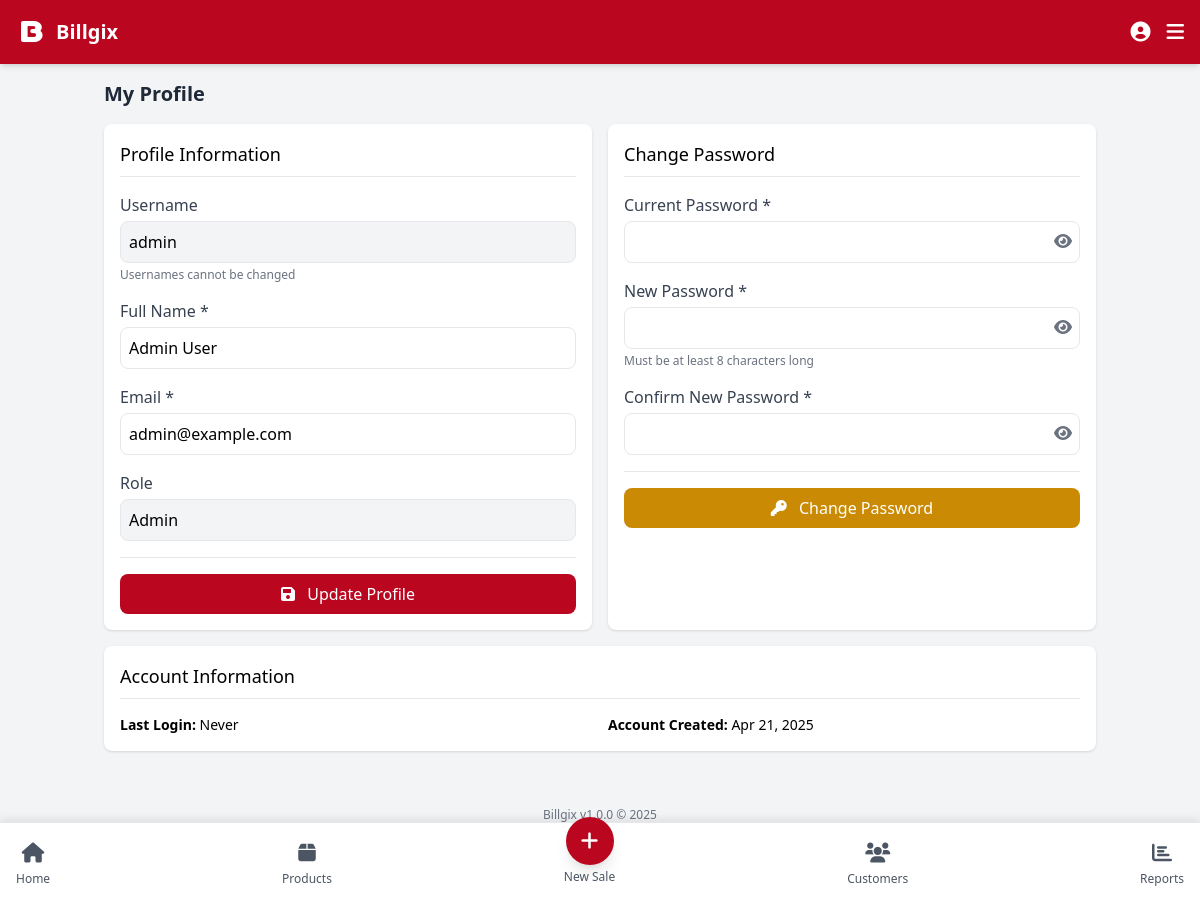
The app's page /profile.php (signed in) with its own data.
### tables this page shows
CREATE TABLE IF NOT EXISTS users (
    id INT AUTO_INCREMENT PRIMARY KEY,
    username VARCHAR(50) NOT NULL UNIQUE,
    password VARCHAR(255) NOT NULL,
    name VARCHAR(100) NOT NULL,
    email VARCHAR(100),
    role ENUM('admin', 'manager', 'staff') NOT NULL DEFAULT 'staff',
    active BOOLEAN NOT NULL DEFAULT TRUE,
    lastLogin DATETIME,
    resetToken VARCHAR(100) NULL,
    resetExpiry DATETIME NULL,
    createdAt DATETIME NOT NULL,
    updatedAt DATETIME
);

### includes/functions.php (called while the page is built, shortened)
<?php
require_once 'db.php';
function isLoggedIn() {
    return isset($_SESSION['user_id']);
}
function getCurrentUserId() {
    return $_SESSION['user_id'] ?? null;
}
function getCurrentUser() {
    global $db;
    $user = $db->select("SELECT id, username, name, email, role FROM users WHERE id = :id",
                        ['id' => $_SESSION['user_id']]);
    return $user[0] ?? null;
}

### includes/db.php (called while the page is built, shortened)
<?php
class Database {
    private $conn;
    public function __construct() {
        try {
            $this->conn = new PDO(
                "mysql:host=" . DB_HOST . ";dbname=" . DB_NAME,
                DB_USER,
                DB_PASS,
                array(PDO::ATTR_ERRMODE => PDO::ERRMODE_EXCEPTION)
            );
        } catch(PDOException $e) {
            echo "Connection Error: " . $e->getMessage();
            exit;
        }
    }
    public function query($sql, $params = []) {
        $stmt = $this->conn->prepare($sql);
        $stmt->execute($params);
        return $stmt;
    }
    public function select($sql, $params = []) {
        $stmt = $this->query($sql, $params);
        return $stmt->fetchAll(PDO::FETCH_ASSOC);
    }
}
$db = new Database();
?>

### profile.php (the view, shortened to what this page needs)
<?php
if (!isset($basePath)) {
    $basePath = '';
}
require_once 'includes/functions.php';
$userId = getCurrentUserId();
$currentUser = getCurrentUser();
require_once 'includes/db.php';
$db = new Database();
include 'includes/header.php';
?>
<div class="mb-6">
    <h2 class="text-xl font-bold text-gray-800 mb-4">My Profile</h2>
    <div class="grid grid-cols-1 md:grid-cols-2 gap-4">
        <div class="bg-white rounded-lg shadow p-4">
            <h3 class="text-lg font-medium border-b pb-2 mb-4">Profile Information</h3>
            <form method="POST" class="space-y-4">
                <div>
                    <label for="username" class="block text-gray-700 font-medium mb-1">Username</label>
                    <input type="text" id="username" class="w-full p-2 border rounded-lg bg-gray-100" value="<?= $currentUser['username'] ?>" disabled readonly>
                    <p class="text-xs text-gray-500 mt-1">Usernames cannot be changed</p>
                </div>
                <div>
                    <label for="name" class="block text-gray-700 font-medium mb-1">Full Name *</label>
                    <input type="text" id="name" name="name" class="w-full p-2 border rounded-lg focus:outline-none focus:ring-2 focus:ring-red-900" required value="<?= $currentUser['name'] ?>">
                </div>
                <div>
                    <label for="email" class="block text-gray-700 font-medium mb-1">Email *</label>
                    <input type="email" id="email" name="email" class="w-full p-2 border rounded-lg focus:outline-none focus:ring-2 focus:ring-red-900" required value="<?= $currentUser['email'] ?>">
                </div>
                <div>
                    <label for="role" class="block text-gray-700 font-medium mb-1">Role</label>
                    <input type="text" id="role" class="w-full p-2 border rounded-lg bg-gray-100" value="<?= ucfirst($currentUser['role']) ?>" disabled readonly>
                </div>
                <div class="pt-4 border-t">
                    <button type="submit" name="update_profile" class="w-full bg-red-900 text-white py-2 px-4 rounded-lg hover:bg-red-900 transition">
                        <i class="fas fa-save mr-2"></i> Update Profile
                    </button>
                </div>
            </form>
        </div>
        <div class="bg-white rounded-lg shadow p-4">
            <h3 class="text-lg font-medium border-b pb-2 mb-4">Change Password</h3>
            <form method="POST" class="space-y-4">
                <div>
                    <label for="current_password" class="block text-gray-700 font-medium mb-1">Current Password *</label>
                    <div class="relative">
                        <input type="password" id="current_password" name="current_password" class="w-full p-2 border rounded-lg focus:outline-none focus:ring-2 focus:ring-red-900" required>
                        <button type="button" class="absolute right-2 top-2 text-gray-500" onclick="togglePasswordVisibility('current_password')">
                            <i id="current_password-icon" class="fas fa-eye"></i>
                        </button>
                    </div>
                </div>
                <div>
                    <label for="new_password" class="block text-gray-700 font-medium mb-1">New Password *</label>
                    <div class="relative">
                        <input type="password" id="new_password" name="new_password" class="w-full p-2 border rounded-lg focus:outline-none focus:ring-2 focus:ring-red-900" required minlength="8">
                        <button type="button" class="absolute right-2 top-2 text-gray-500" onclick="togglePasswordVisibility('new_password')">
                            <i id="new_password-icon" class="fas fa-eye"></i>
                        </button>
                    </div>
                    <p class="text-xs text-gray-500 mt-1">Must be at least 8 characters long</p>
                </div>
                <div>
                    <label for="confirm_password" class="block text-gray-700 font-medium mb-1">Confirm New Password *</label>
                    <div class="relative">
                        <input type="password" id="confirm_password" name="confirm_password" class="w-full p-2 border rounded-lg focus:outline-none focus:ring-2 focus:ring-red-900" required minlength="8">
                        <button type="button" class="absolute right-2 top-2 text-gray-500" onclick="togglePasswordVisibility('confirm_password')">
                            <i id="confirm_password-icon" class="fas fa-eye"></i>
                        </button>
                    </div>
                </div>
                <div class="pt-4 border-t">
                    <button type="submit" name="change_password" class="w-full bg-yellow-600 text-white py-2 px-4 rounded-lg hover:bg-yellow-700 transition">
                        <i class="fas fa-key mr-2"></i> Change Password
                    </button>
                </div>
            </form>
        </div>
    </div>
    <div class="bg-white rounded-lg shadow p-4 mt-4">
        <h3 class="text-lg font-medium border-b pb-2 mb-4">Account Information</h3>
        <div class="grid grid-cols-1 md:grid-cols-2 gap-4">
            <div>
                <p class="text-sm"><strong>Last Login:</strong>
                    <?php
                    $lastLogin = $db->select("SELECT lastLogin FROM users WHERE id = :id", ['id' => $userId]);
                    echo !empty($lastLogin[0]['lastLogin']) ? date('M d, Y g:i A', strtotime($lastLogin[0]['lastLogin'])) : 'Never';
                    ?>
                </p>
            </div>
            <div>
                <p class="text-sm"><strong>Account Created:</strong>
                    <?php
                    $createdAt = $db->select("SELECT createdAt FROM users WHERE id = :id", ['id' => $userId]);
                    echo date('M d, Y', strtotime($createdAt[0]['createdAt']));
                    ?>
                </p>
            </div>
        </div>
    </div>
</div>
<nav class="fixed bottom-0 left-0 right-0 bg-white border-t flex justify-between items-center p-2 bottom-nav">
    <a href="index.php" class="flex flex-col items-center p-2 text-gray-600">
        <i class="fas fa-home text-xl"></i>
        <span class="text-xs mt-1">Home</span>
    </a>
    <a href="modules/products/list.php" class="flex flex-col items-center p-2 text-gray-600">
        <i class="fas fa-box text-xl"></i>
        <span class="text-xs mt-1">Products</span>
    </a>
    <a href="modules/sales/add.php" class="flex flex-col items-center p-2 text-gray-600">
        <div class="bg-red-900 text-white rounded-full w-12 h-12 flex items-center justify-center -mt-6 shadow-lg">
            <i class="fas fa-plus text-xl"></i>
        </div>
        <span class="text-xs mt-1">New Sale</span>
    </a>
    <a href="modules/customers/list.php" class="flex flex-col items-center p-2 text-gray-600">
        <i class="fas fa-users text-xl"></i>
        <span class="text-xs mt-1">Customers</span>
    </a>
    <a href="modules/reports/index.php" class="flex flex-col items-center p-2 text-gray-600">
        <i class="fas fa-chart-bar text-xl"></i>
        <span class="text-xs mt-1">Reports</span>
    </a>
</nav>
<?php
include $basePath . 'includes/footer.php';
?>

### includes/header.php (style rules this page uses)
body { touch-action: manipulation; -webkit-tap-highlight-color: transparent; -webkit-touch-callout: none; overscroll-behavior: none; }
.bottom-nav { box-shadow: 0 -2px 10px rgba(0, 0, 0, 0.1); }
html { overscroll-behavior-y: contain; -webkit-touch-callout: none; }

### records on screen
users: username "admin", name "Admin User", email "admin@example.com", role "Admin", createdAt "Apr 21, 2025"

### other values on screen
APP_NAME "Billgix"
APP_VERSION "1.0.0"
